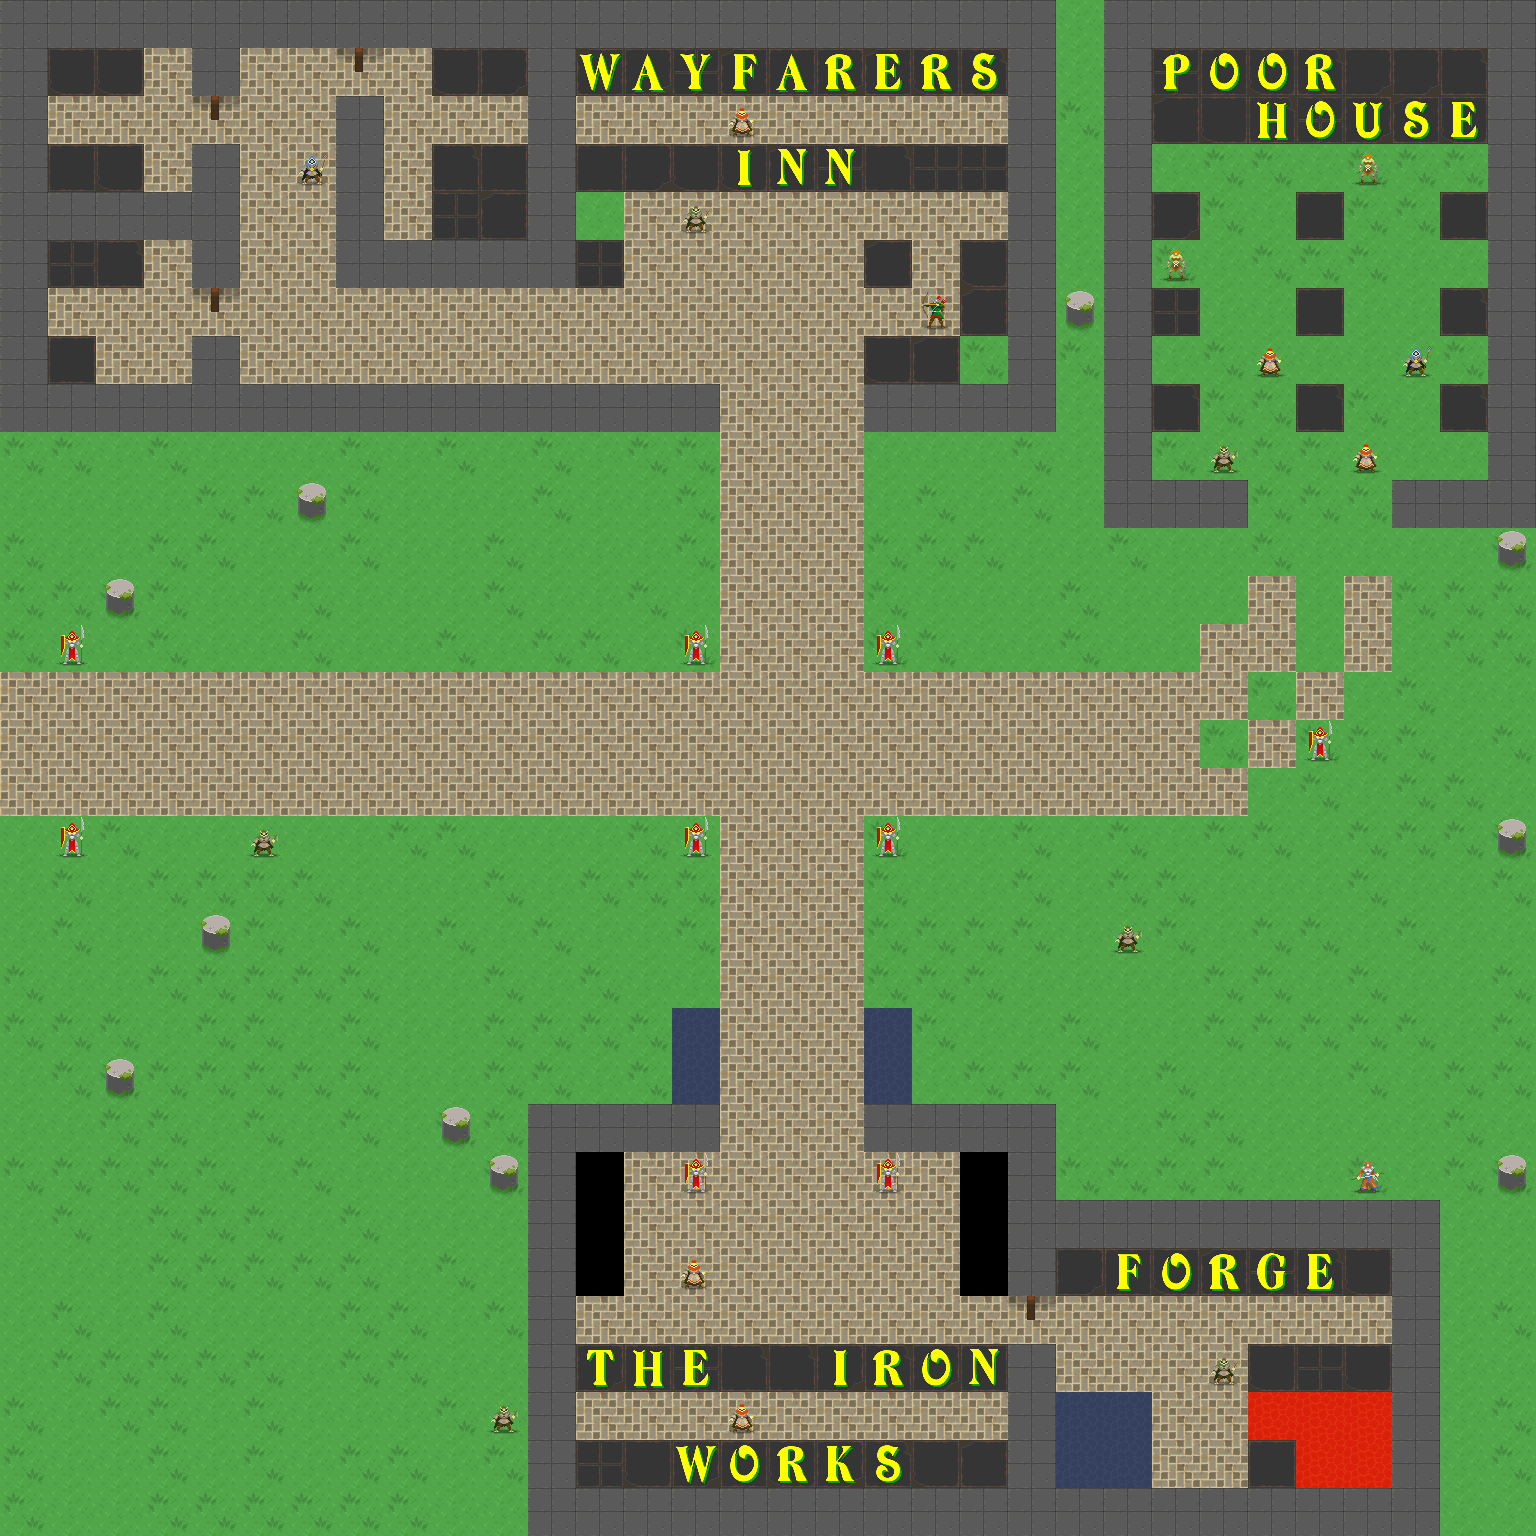

This game map was drawn from its Tiled (.tmx) file and the tilesets committed beside it. A one-line description and the trimmed map source follow:
An orthogonal 32x32 tile map with 48x48 px tiles, 10 tile layers (floor, floor 2, creature, water_edges, ...), 2 tilesets and 28 objects (24x FRIENDLY, MERCHANT, INNKEEPER, portal).

<map version="1.0" tiledversion="1.1.5" orientation="orthogonal" renderorder="right-down" width="32" height="32" tilewidth="48" tileheight="48" infinite="0" nextobjectid="1">
 <properties>
  <property name="startX" value="1" />
  <property name="startY" value="15" />
 </properties>
 <tileset firstgid="1" name="terrain" tilewidth="48" tileheight="48" tilecount="760" columns="20">
  <image source="uf_terrain.png" width="960" height="1824" />
  <tile id="115">
   <animation>
    <frame tileid="115" duration="500" />
    <frame tileid="116" duration="500" />
    <frame tileid="117" duration="500" />
    <frame tileid="118" duration="500" />
   </animation>
  </tile>
  <tile id="135">
   <animation>
    <frame tileid="135" duration="500" />
    <frame tileid="136" duration="500" />
    <frame tileid="137" duration="500" />
    <frame tileid="138" duration="500" />
   </animation>
  </tile>
  <tile id="155">
   <animation>
    <frame tileid="155" duration="500" />
    <frame tileid="156" duration="500" />
    <frame tileid="157" duration="500" />
    <frame tileid="158" duration="500" />
   </animation>
  </tile>
  <tile id="175">
   <animation>
    <frame tileid="175" duration="500" />
    <frame tileid="176" duration="500" />
    <frame tileid="177" duration="500" />
    <frame tileid="178" duration="500" />
   </animation>
  </tile>
  <tile id="195">
   <animation>
    <frame tileid="195" duration="300" />
    <frame tileid="196" duration="300" />
    <frame tileid="197" duration="300" />
    <frame tileid="198" duration="300" />
   </animation>
  </tile>
  <tile id="215">
   <animation>
    <frame tileid="215" duration="500" />
    <frame tileid="216" duration="500" />
    <frame tileid="217" duration="500" />
    <frame tileid="218" duration="500" />
   </animation>
  </tile>
  <tile id="644">
   <animation>
    <frame tileid="644" duration="200" />
    <frame tileid="645" duration="200" />
   </animation>
  </tile>
  <tile id="664">
   <animation>
    <frame tileid="664" duration="200" />
    <frame tileid="665" duration="200" />
   </animation>
  </tile>
  <tile id="672">
   <animation>
    <frame tileid="672" duration="750" />
    <frame tileid="673" duration="750" />
   </animation>
  </tile>
  <tile id="674">
   <animation>
    <frame tileid="674" duration="750" />
    <frame tileid="675" duration="750" />
   </animation>
  </tile>
 </tileset>
 <tileset firstgid="761" name="heroes" tilewidth="48" tileheight="48" tilecount="560" columns="40">
  <image source="uf_heroes.png" width="1920" height="672" />
 </tileset>
 <layer name="floor" width="32" height="32">
  <data>[1024 cells, 760 non-empty, 3 distinct tile ids]</data>
 </layer>
 <layer name="floor 2" width="32" height="32">
  <data>[1024 cells, 8 non-empty, 1 distinct tile ids]</data>
 </layer>
 <layer name="creature" width="32" height="32">
  <data>[1024 cells, 26 non-empty, 7 distinct tile ids]</data>
 </layer>
 <layer name="water_edges" width="32" height="32">
  <data>[1024 cells, 0 non-empty, 0 distinct tile ids]</data>
 </layer>
 <layer name="shadows" width="32" height="32">
  <data>[1024 cells, 0 non-empty, 0 distinct tile ids]</data>
 </layer>
 <layer name="walls" width="32" height="32">
  <data>[1024 cells, 250 non-empty, 7 distinct tile ids]</data>
 </layer>
 <layer name="props" width="32" height="32">
  <data>[1024 cells, 53 non-empty, 18 distinct tile ids]</data>
 </layer>
 <layer name="door" width="32" height="32">
  <data>[1024 cells, 4 non-empty, 1 distinct tile ids]</data>
 </layer>
 <layer name="torches" width="32" height="32">
  <data>[1024 cells, 0 non-empty, 0 distinct tile ids]</data>
 </layer>
 <layer name="webs" width="32" height="32">
  <data>[1024 cells, 0 non-empty, 0 distinct tile ids]</data>
 </layer>
 <objectgroup name="people">
  <object id="6" name="a guard" type="FRIENDLY" x="48" y="816" width="48" height="48">
   <properties>
    <property name="movement" value="FIXED" />
    <property name="tileType" value="guard" />
   </properties>
  </object>
  <object id="7" name="a guard" type="FRIENDLY" x="48" y="624" width="48" height="48">
   <properties>
    <property name="movement" value="FIXED" />
    <property name="tileType" value="guard" />
   </properties>
  </object>
  <object id="8" name="a guard" type="FRIENDLY" x="864" y="1152" width="48" height="48">
   <properties>
    <property name="movement" value="FIXED" />
    <property name="tileType" value="guard" />
   </properties>
  </object>
  <object id="9" name="a guard" type="FRIENDLY" x="672" y="1152" width="48" height="48">
   <properties>
    <property name="movement" value="FIXED" />
    <property name="tileType" value="guard" />
   </properties>
  </object>
  <object id="10" name="a guard" type="FRIENDLY" x="1296" y="720" width="48" height="48">
   <properties>
    <property name="movement" value="FIXED" />
    <property name="tileType" value="guard" />
   </properties>
  </object>
  <object id="11" name="a guard" type="FRIENDLY" x="672" y="816" width="48" height="48">
   <properties>
    <property name="movement" value="FIXED" />
    <property name="tileType" value="guard" />
   </properties>
  </object>
  <object id="12" name="a guard" type="FRIENDLY" x="864" y="816" width="48" height="48">
   <properties>
    <property name="movement" value="FIXED" />
    <property name="tileType" value="guard" />
   </properties>
  </object>
  <object id="13" name="a guard" type="FRIENDLY" x="864" y="624" width="48" height="48">
   <properties>
    <property name="movement" value="FIXED" />
    <property name="tileType" value="guard" />
   </properties>
  </object>
  <object id="14" name="a guard" type="FRIENDLY" x="672" y="624" width="48" height="48">
   <properties>
    <property name="movement" value="FIXED" />
    <property name="tileType" value="guard" />
   </properties>
  </object>
  <object id="15" name="Merida" type="FRIENDLY" x="1104" y="912" width="48" height="48">
   <properties>
    <property name="movement" value="WANDER" />
    <property name="tileType" value="tinker" />
   </properties>
  </object>
  <object id="16" name="Azure" type="FRIENDLY" x="672" y="192" width="48" height="48">
   <properties>
    <property name="movement" value="FIXED" />
    <property name="tileType" value="tinker" />
   </properties>
  </object>
  <object id="17" name="Mischief" type="FRIENDLY" x="480" y="1392" width="48" height="48">
   <properties>
    <property name="movement" value="FIXED" />
    <property name="tileType" value="tinker" />
   </properties>
  </object>
  <object id="18" name="Damon" type="FRIENDLY" x="1344" y="1152" width="48" height="48">
   <properties>
    <property name="movement" value="FIXED" />
    <property name="tileType" value="shepherd" />
   </properties>
  </object>
  <object id="19" name="Singsong" type="FRIENDLY" x="672" y="1248" width="48" height="48">
   <properties>
    <property name="movement" value="WANDER" />
    <property name="tileType" value="bard" />
   </properties>
  </object>
  <object id="20" name="Shentis" type="FRIENDLY" x="240" y="816" width="48" height="48">
   <properties>
    <property name="movement" value="FIXED" />
    <property name="tileType" value="tinker" />
   </properties>
  </object>
  <object id="21" name="Alex" type="FRIENDLY" x="288" y="144" width="48" height="48">
   <properties>
    <property name="movement" value="WANDER" />
    <property name="tileType" value="child" />
   </properties>
  </object>
  </objectgroup>
 <objectgroup name="portals">
  <!-- 1 objects omitted --></objectgroup>
 <objectgroup name="rooms">
  <!-- 1 objects omitted --></objectgroup>
</map>
<!-- 12 of 28 objects omitted -->
